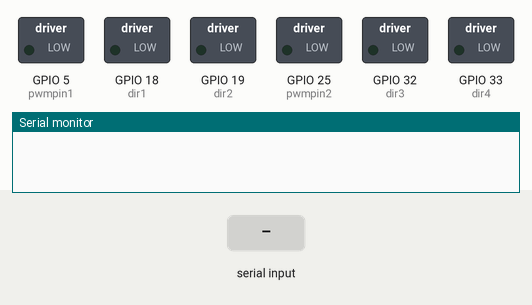
A sketch run on a simulated ESP32. On the bench: switched loads named in the sketch (green lamp = pin HIGH), the last lines printed to the serial monitor. The test bench sets the inputs (shaded band). Nothing arrives over Bluetooth unless stated.

Above: at 1.2 s.
1.3 s: "A,150\n" received over the second serial link
At 2.0 s:
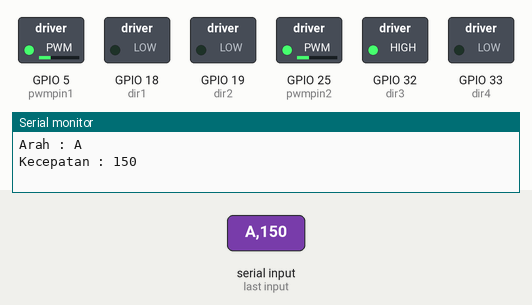
3.1 s: "B,150\n" received over the second serial link
At 4.6 s:
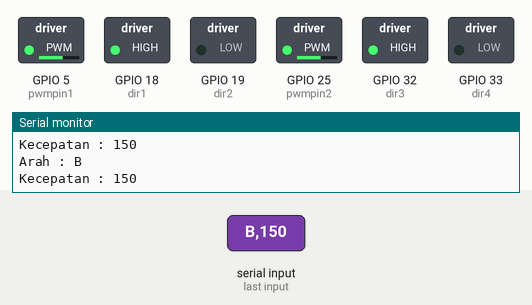
4.9 s: "C,1\n" received over the second serial link
7.1 s: "D,1\n" received over the second serial link
At 7.6 s:
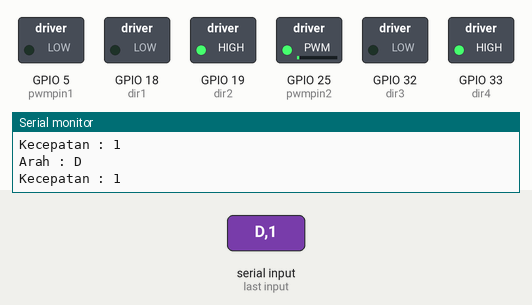
8.6 s: "E,150\n" received over the second serial link
At 9.7 s:
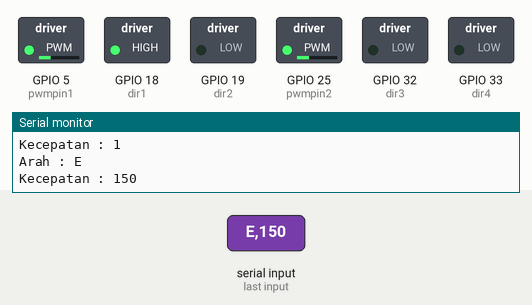
10.4 s: "C\n" received over the second serial link
Timing chart, 0 to 13.2 s (numbered marks = the images above; inputs shaded):
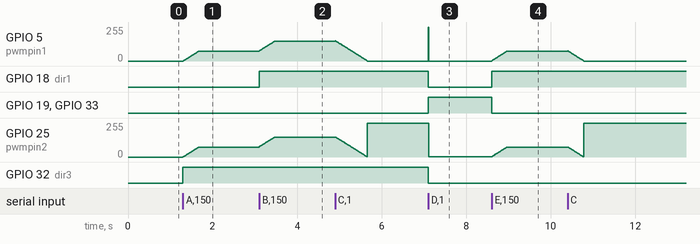

The sketch:

MotorBluetooth.ino
```cpp
#include <BluetoothSerial.h>

#include <Arduino.h>

//Motor Kiri
#define pwmpin1 5
#define dir1 18
#define dir2 19

//Motor kanan
#define pwmpin2 25
#define dir3 32
#define dir4 33

//STATE Motor
int stdir[4];

#define pwmChannel1 0
#define pwmChannel2 1
#define freq 15000
#define res 8

int PWM1_DutyCycle = 0;
int maxspeed = 0;
int turnspeed = 0;

BluetoothSerial SerialBT;

void setup() {
  Serial.begin(115200);
  SerialBT.begin("ESP32_B300");

  pinMode(dir1, OUTPUT);
  pinMode(dir2, OUTPUT);
  pinMode(dir3, OUTPUT);
  pinMode(dir4, OUTPUT);

  ledcSetup(pwmChannel1, freq, res);
  ledcSetup(pwmChannel2, freq, res);

  ledcAttachPin(pwmpin1, pwmChannel1);
  ledcAttachPin(pwmpin2, pwmChannel2);

  Serial.begin(115200);

}

void loop() {
  if (SerialBT.available()) {
    String receivedData = SerialBT.readStringUntil('\n');

    String arah = receivedData.substring(0, receivedData.indexOf(','));
    String kecepatan = receivedData.substring(receivedData.indexOf(',') + 1);

    maxspeed = kecepatan.toInt();
    turnspeed = maxspeed / 2;

    Serial.print("Arah : ");
    Serial.println(arah);
    Serial.print("Kecepatan : ");
    Serial.println(kecepatan);

    if (arah == "A") {
      while (PWM1_DutyCycle <= turnspeed) {
        stdir[0] = LOW;
        stdir[1] = LOW;
        stdir[2] = HIGH;
        stdir[3] = LOW;

        digitalWrite(dir1, stdir[0]);
        digitalWrite(dir2, stdir[1]);
        digitalWrite(dir3, stdir[2]);
        digitalWrite(dir4, stdir[3]);
        ledcWrite(pwmChannel1, PWM1_DutyCycle++);
        ledcWrite(pwmChannel2, PWM1_DutyCycle++);
        delay(10);
      }

    } else if (arah == "B") {
      while (PWM1_DutyCycle <= maxspeed) {
        stdir[0] = HIGH;
        stdir[1] = LOW;
        stdir[2] = HIGH;
        stdir[3] = LOW;

        digitalWrite(dir1, stdir[0]);
        digitalWrite(dir2, stdir[1]);
        digitalWrite(dir3, stdir[2]);
        digitalWrite(dir4, stdir[3]);
        ledcWrite(pwmChannel1, PWM1_DutyCycle++);
        ledcWrite(pwmChannel2, PWM1_DutyCycle++);
        delay(10);
      }

    } else if (arah == "C") {
      while (PWM1_DutyCycle >= 0) {

        digitalWrite(dir1, stdir[0]);
        digitalWrite(dir2, stdir[1]);
        digitalWrite(dir3, stdir[2]);
        digitalWrite(dir4, stdir[3]);
        ledcWrite(pwmChannel1, PWM1_DutyCycle--);
        ledcWrite(pwmChannel2, PWM1_DutyCycle--);
        delay(10);
      }
    } else if (arah == "D") {
      while (PWM1_DutyCycle <= turnspeed) {
        stdir[0] = LOW;
        stdir[1] = HIGH;
        stdir[2] = LOW;
        stdir[3] = HIGH;

        digitalWrite(dir1, stdir[0]);
        digitalWrite(dir2, stdir[1]);
        digitalWrite(dir3, stdir[2]);
        digitalWrite(dir4, stdir[3]);
        ledcWrite(pwmChannel1, PWM1_DutyCycle++);
        ledcWrite(pwmChannel2, PWM1_DutyCycle++);
        delay(10);
      }

    } else if (arah == "E") {
      while (PWM1_DutyCycle <= turnspeed) {
        stdir[0] = HIGH;
        stdir[1] = LOW;
        stdir[2] = LOW;
        stdir[3] = LOW;

        digitalWrite(dir1, stdir[0]);
        digitalWrite(dir2, stdir[1]);
        digitalWrite(dir3, stdir[2]);
        digitalWrite(dir4, stdir[3]);
        ledcWrite(pwmChannel1, PWM1_DutyCycle++);
        ledcWrite(pwmChannel2, PWM1_DutyCycle++);
        delay(10);
      }

    }
  }
}
```

Measured:
- after the input at 1.3 s, GPIO 5 (pwmpin1): moves from 0/255 to 74/255 over 0.36 s, starting at once; GPIO 25 (pwmpin2): moves from 0/255 to 75/255 over 0.37 s, starting at once; GPIO 32 (dir3): LOW → HIGH at once
- after the input at 3.1 s, GPIO 5 (pwmpin1): moves from 74/255 to 149/255 over 0.37 s, starting at once; GPIO 18 (dir1): LOW → HIGH at once; GPIO 25 (pwmpin2): moves from 75/255 to 150/255 over 0.37 s, starting at once
- after the input at 7.1 s, GPIO 5 (pwmpin1): 0/255 → 255/255 at once, → 0/255 0.01 s later; GPIO 18 (dir1), GPIO 32 (dir3): HIGH → LOW at once; GPIO 19 (dir2), GPIO 33 (dir4): LOW → HIGH at once; GPIO 25 (pwmpin2): 255/255 → 1/255 at once
- after the input at 8.6 s, GPIO 5 (pwmpin1): moves from 0/255 to 74/255 over 0.36 s, starting at once; GPIO 18 (dir1): LOW → HIGH at once; GPIO 19 (dir2), GPIO 33 (dir4): HIGH → LOW at once; GPIO 25 (pwmpin2): moves from 1/255 to 75/255 over 0.36 s, starting at once
